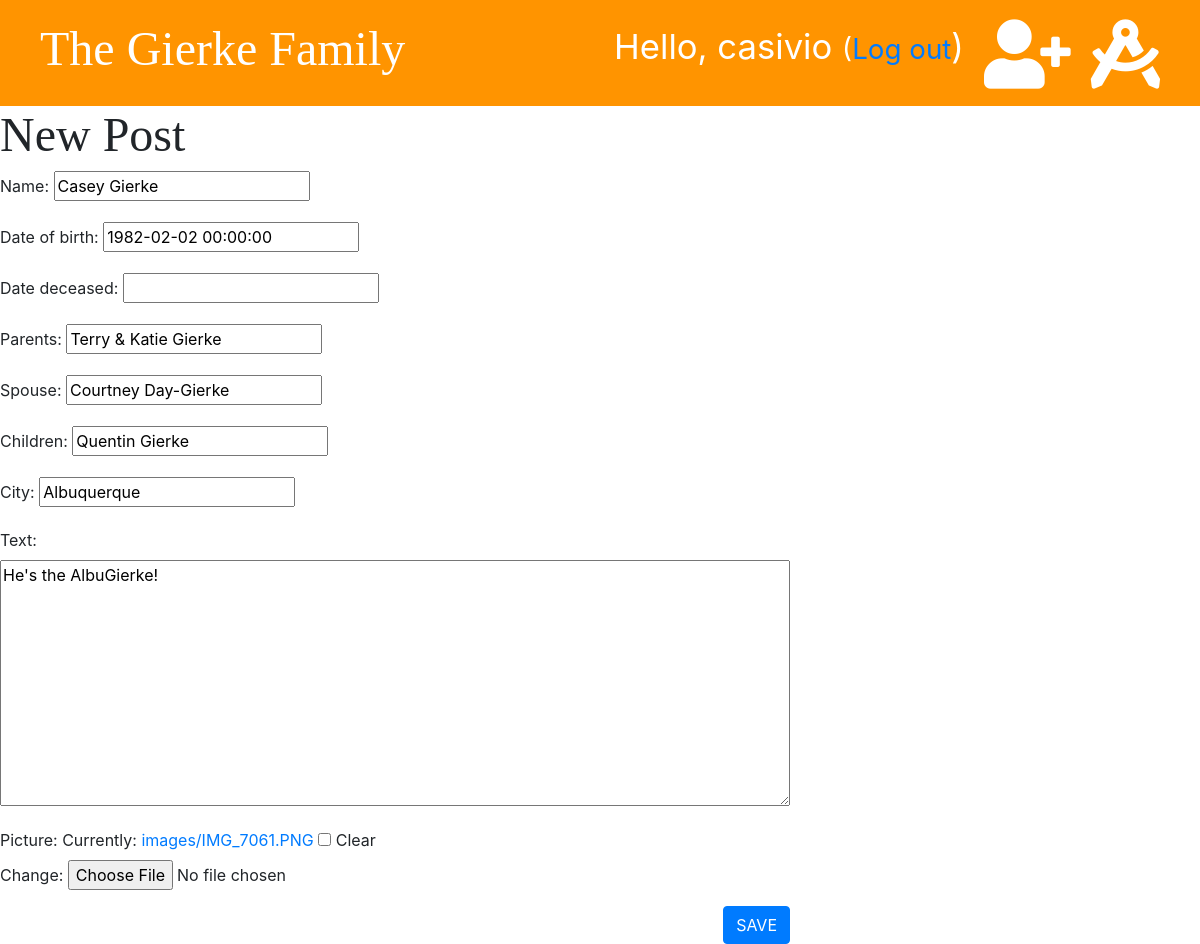
The page /post/7/edit/ (signed in) on the database its author committed.
### blog/models.py (models this page shows, shortened)
class Post(models.Model):
	author = models.ForeignKey('auth.User', on_delete=models.CASCADE)
	name = models.CharField(max_length=200, unique=True)
	date_of_birth = models.DateTimeField(blank=True, null=True)
	date_deceased = models.DateTimeField(blank=True, null=True)
	parents = models.CharField(max_length=100, blank=True, null=True)
	spouse = models.CharField(max_length=100, blank=True, null=True)
	children =  models.CharField(max_length=300, blank=True, null=True)
	city =  models.CharField(max_length=100, blank=True, null=True)
	text = models.TextField()
	picture = models.ImageField(blank=True, upload_to='images/', default='images/IMG_3232.JPG')
	created_date = models.DateTimeField(default=timezone.now)
	published_date = models.DateTimeField(blank=True, null=True)

### blog/views.py (the view)
# urls.py: path('post/<int:pk>/edit/', views.post_edit, name='post_edit'),
@login_required()
def post_edit(request, pk):
	post = get_object_or_404(Post, pk=pk)
	if request.method == 'POST':
		form = PostForm(request.POST, instance=post)
		if form.is_valid():
			post = form.save(commit=False)
			post.author = request.user
			post.published_date = timezone.now()
			post.save()
			return redirect('post_detail',pk=post.pk)
	else:
		form = PostForm(instance=post)
		stuff_for_frontend = {'form': form, 'post': post}
	return render(request, 'blog/post_edit.html', stuff_for_frontend)

### blog/forms.py
class PostForm(forms.ModelForm):
	class Meta:
		model = Post
		fields = ('name', 'date_of_birth', 'date_deceased', 'parents', 'spouse', 'children', 'city', 'text', 'picture')

### blog/templates/blog/post_edit.html (shortened to what this page needs)
{% extends 'blog/base.html' %}
{% block content %}
<h1>New Post</h1>
	<form method="post" class="post-form-blog" enctype="multipart/form-data">
		{{ form.as_p }}
	<button type="submit" class="btn btn-primary">SAVE</button>
	</form>
{% endblock %}

### blog/templates/blog/base.html (shortened to what this page needs)
{% load staticfiles %}
<!DOCTYPE html>
<html>
<head>
	<link rel="stylesheet" href="https://stackpath.bootstrapcdn.com/bootstrap/4.3.1/css/bootstrap.min.css">
	<link rel="stylesheet" href="{% static 'css/blog.css' %}">
	<link rel="stylesheet" href="{% static 'css/zenburn.css' %}">
	<link rel="stylesheet" href="https://use.fontawesome.com/releases/v5.8.1/css/all.css">
</head>
<body>
	<div class="page-header">
		{% if user.is_authenticated %}
			<a href="{% url 'post_draft_list' %}" class="top-menu"><i class="fas fa-drafting-compass fa-2x"></i></a>
			<a href="{% url 'post_new' %}" class=top-menu><i class="fas fa-user-plus fa-2x"></i></a>
			<p class="top-menu">Hello, {{ user.username }} <small>(<a href="{% url 'logout' %}">Log out</a></small>)</p>
		{% else %}
			<a href="{% url 'login' %}" class="top-menu">Login</a>
		{% endif %}
		<h1><a href="{% url 'post_list' %}">The Gierke Family</a></h1>
	</div>
		<div class="row">
			<div class="col-md-8">
				{% block content %}
				{% endblock %}
			</div>
		</div>
</body>
</html>

### blog/static/css/blog.css (style rules this page uses)
.page-header { background-color: #ff9400; margin-top: 0; padding: 20px 20px 20px 40px; }
.page-header h1, .page-header h1 a { color: #ffffff; font-size: 36pt; text-decoration: none; }
h1, h2, h3, h4 { font-family: 'Tangerine', 'Inconsolata', 'Droid Sans', serif; font-size: 48px; }
.post-form-blog textarea { width: 100%; }
.post-form-blog .btn-primary { float: right; }
.top-menu, .top-menu-add-icon:hover { color: #ffffff; float: right; font-size: 26pt; margin-right: 20px; }

### rows shown on the page
Post: name "Casey Gierke", date_of_birth "1982-02-02 00:00:00", parents "Terry & Katie Gierke", spouse "Courtney Day-Gierke", children "Quentin Gierke", city "Albuquerque", text "He's the AlbuGierke!"

### other values the page prints
{{ user.username }} "casivio"
